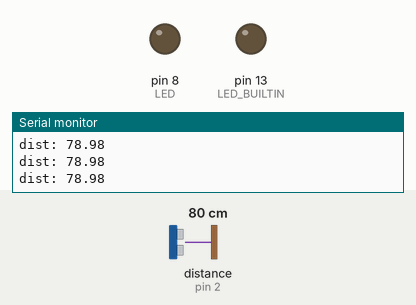
A sketch run on a simulated Arduino Uno, built with avr-gcc and run on an emulated ATmega328P. On the bench: output pins drawn as LEDs (lit = HIGH), the last lines printed to the serial monitor. Wiring (inferred from the names in the program): ultrasonic range finder: trigger pin 3; echo pin 2. Dashed ring = blinking. The inputs (shaded band) are chosen by the test bench; at power-on: distance to the obstacle (sensor on pin 2) 80 cm. The echo pulse lasts 58.3 µs per cm; pins used as bus, display or sensor lines are not drawn.

Above: at 1.2 s.
1.3 s: distance to the obstacle (sensor on pin 2) set to 17 cm
2.8 s: distance to the obstacle (sensor on pin 2) set to 13 cm
At 2.95 s:
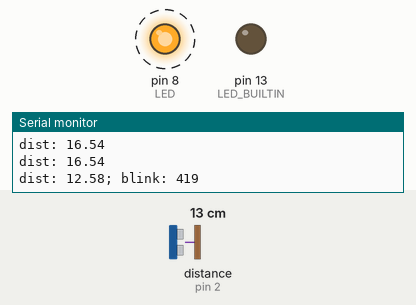
5.8 s: distance to the obstacle (sensor on pin 2) set to 18 cm
At 6.6 s:
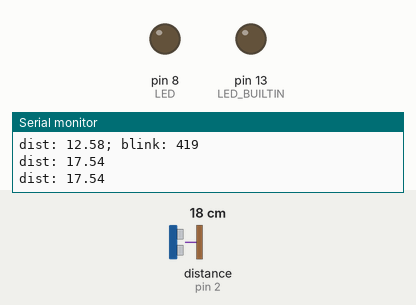
7.5 s: distance to the obstacle (sensor on pin 2) set to 2 cm
At 8.01 s:
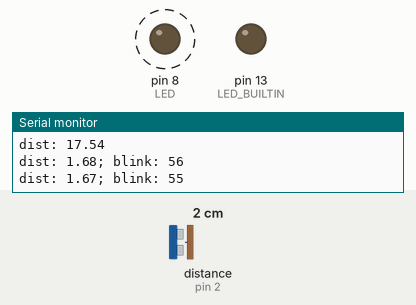
Timing chart, 0 to 11.5 s (numbered marks = the images above; inputs shaded):
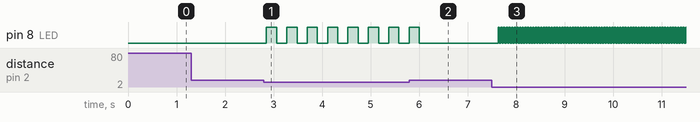

The sketch:

proximity_sensor.ino
```cpp
/* Pins */
#define HC_ECHO 2 /* HC-SR04 sensor */
#define HC_TRIG 3 /* HC-SR04 sensor */
#define LED 8

#define SOUND_VELOCITY 34000 /* in cm/sec */

/* Distance considered far enough */
#define DIST_BASELINE 15 /* in cm */

#define LOOP_CYCLE_DELAY 200 /* in ms */

double dist; /* distance in cm */

void setup() {
  pinMode(LED_BUILTIN, OUTPUT);
  pinMode(LED, OUTPUT);
  pinMode(HC_ECHO, INPUT);
  pinMode(HC_TRIG, OUTPUT);

  digitalWrite(LED_BUILTIN, LOW);
  Serial.begin(9600);
  Serial.println("[proximity_sensor.ino]");
}

void loop() {
  digitalWrite(HC_TRIG, HIGH);
  delayMicroseconds(50);
  digitalWrite(HC_TRIG, LOW);

  dist = pulseIn(HC_ECHO, HIGH); /* round-trip time in microsec */
  dist = dist * SOUND_VELOCITY
       / 2                       /* half because of round-trip of sound */
       / 1000000;                /* convert microsec to sec */

  Serial.print(String("dist: ") + dist);

  int blink_delta;
  if (dist/DIST_BASELINE < 1) {
    blink_delta = dist/DIST_BASELINE * 500;
    if (blink_delta/2 == 0)
      blink_delta = 2;
  } else {
    Serial.print("\n");
    delay(LOOP_CYCLE_DELAY);
    return;
  }

  Serial.println(String("; blink: ") + blink_delta);

  int time_spent = 0;
  while (time_spent < LOOP_CYCLE_DELAY) {
    digitalWrite(LED, HIGH);
    delay(blink_delta/2);
    digitalWrite(LED, LOW);
    delay(blink_delta/2);
    time_spent += blink_delta;
  }
}
```

Measured:
- the behaviour switches between 16 and 15 cm on distance to the obstacle (sensor on pin 2) (found by bisection; images 0 and 1)
- after the input at 2.8 s, pin 8 (LED): alternates HIGH for 0.21 s and LOW for 0.21 s, starting after 0.05 s
- after the input at 5.8 s, pin 8 (LED): goes on until 6.0 s, then stays LOW
- after the input at 7.5 s, pin 8 (LED): alternates HIGH for 0.03 s and LOW for 0.03 s, starting after 0.13 s
